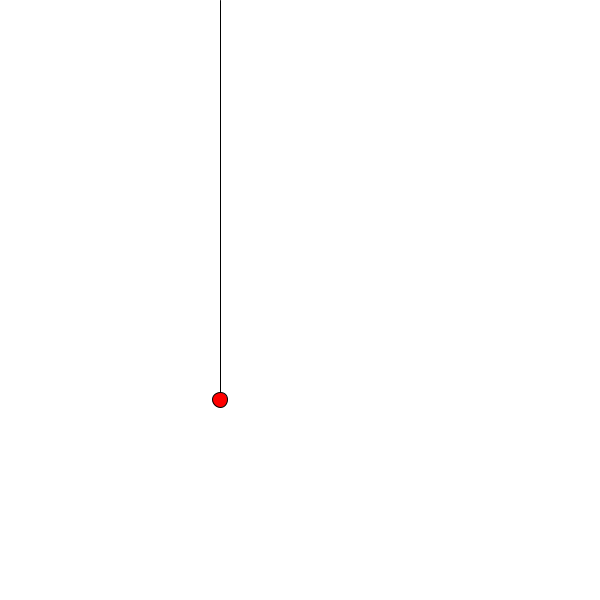
Frame 1 (no input)
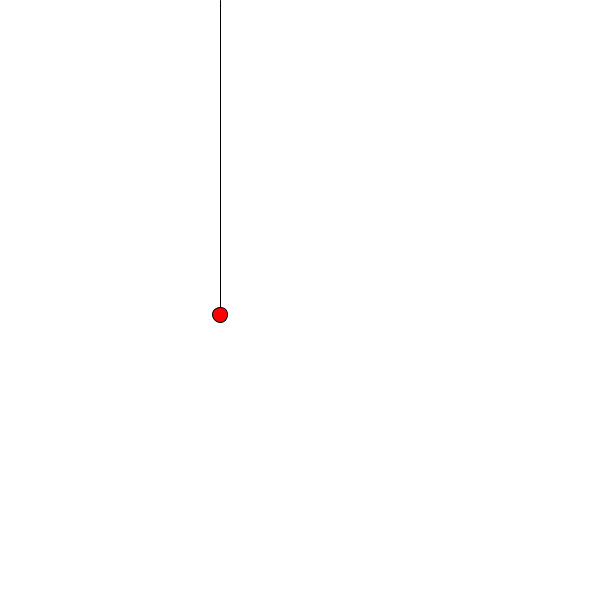
Frame 60 (the mouse pressed at the canvas centre just before this capture)
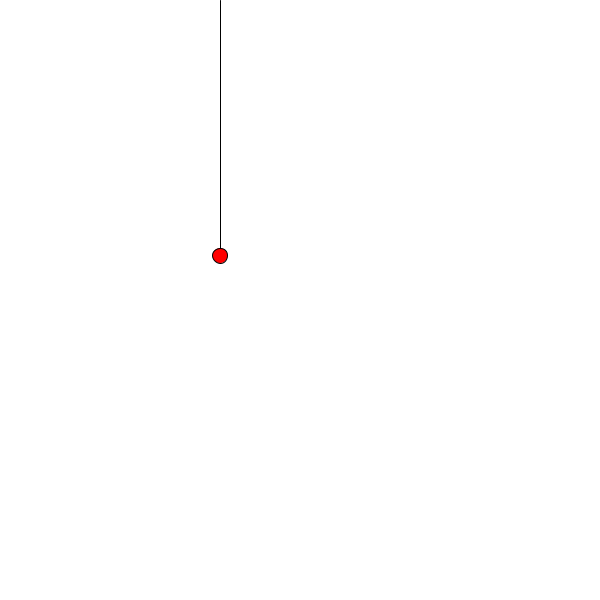
Frame 120 (the mouse held since frame 60 and released just before this capture)

The Processing sketch that drew these frames (run headless with seeded random() and noise(); from frame 60 on, the mouse is pressed at the canvas centre):

// Processing sketch: muelle
// ── muelle.pde
PVector _v, _s, f, a, fam;
 
float dt,
      masa,
      Kd,
      g,
      peso,
      Ks,
      Lre_so;
      
void settings()
{
    size(600, 600);

}

void setup() {
    
  textSize(20);
  
  _s = new PVector (0,400);
  fam = new PVector (0,0);
  _v = new PVector(0,0);
  f = new PVector (0, 0);
  a = new PVector (0, 0);
  
  dt = 0.1;
  masa = 5;  
  Kd= 0.1;
  g = 9.8;
  Ks = 0.4;
  Lre_so= 200.0;
    
}
 
void calcular_f(){
   
  fam.y =  -Ks * (_s.y - Lre_so)-(Kd * _v.y);
  f.y =  g * masa + fam.y;
  a.y = f.y / masa;
 
}

void integrador(){ 
  _v.y += a.y * dt;
  _s.y += _v.y * dt;
}
 
void draw() {
   
  background(255);
 
  calcular_f();
  integrador();
      
  stroke(0);
  line(width/2-80, 0, width/2-80, _s.y);
  fill(255, 0, 0);
  ellipse(width/2-80, _s.y, 15, 15);
   
}
 
